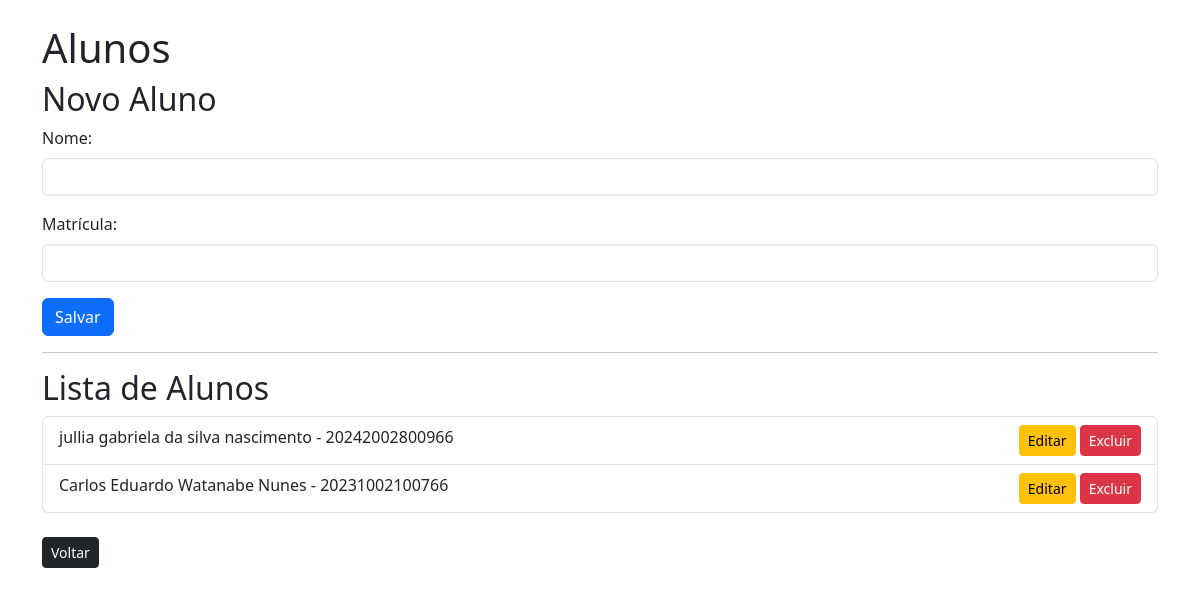
/alunos/, run on an earlier commit of the app's database.
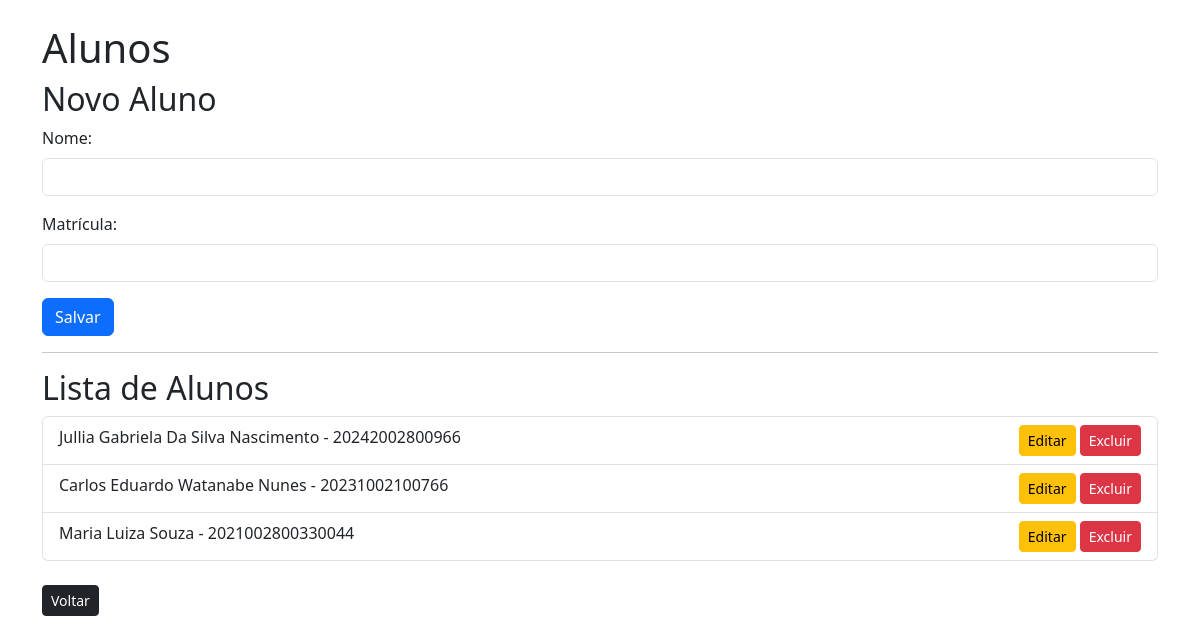
And on a later commit of the database.
### core/models.py (models this page shows, shortened)
class Aluno(models.Model):
    nome = models.CharField(max_length=100)
    matricula = models.CharField(max_length=20, unique=True)

### core/views.py (the view, shortened to what this page needs)
def listar_alunos(request):
    alunos = Aluno.objects.all()
    return render(
        request,
        'alunos.html',
        {'alunos': alunos}
    )

### core/templates/alunos.html (shortened to what this page needs)
<!DOCTYPE html>
<html>
<head>
    <link
        href="https://cdn.jsdelivr.net/npm/bootstrap@5.3.3/dist/css/bootstrap.min.css"
        rel="stylesheet"
    >
</head>
<body class="container mt-4">
    <h1>Alunos</h1>
    <h2>Novo Aluno</h2>
    <form method="POST">
        <div class="mb-3">
            <label class="form-label">Nome:</label>
            <input type="text" name="nome" class="form-control" required>
        </div>
        <div class="mb-3">
            <label class="form-label">Matrícula:</label>
            <input type="text" name="matricula" class="form-control" required>
        </div>
        <button type="submit" class="btn btn-primary">
            Salvar
        </button>
    </form>
    <hr>
    <h2>Lista de Alunos</h2>
    <ul class="list-group">
        {% for aluno in alunos %}
        <li class="list-group-item d-flex justify-content-between">
            <span>
                {{ aluno.nome }} - {{ aluno.matricula }}
            </span>
            <div>
                <a class="btn btn-warning btn-sm"
                   href="/editar-aluno/{{ aluno.id }}/">
                    Editar
                </a>
                <a class="btn btn-danger btn-sm"
                   href="/excluir-aluno/{{ aluno.id }}/">
                    Excluir
                </a>
            </div>
        </li>
        {% endfor %}
    </ul>
    <br>
    <a class="btn btn-dark btn-sm" href="/">
        Voltar
    </a>
</body>
</html>

What changed in the data, as far as the page shows it:
changed Aluno: nome "jullia gabriela da silva nascimento" → "Jullia Gabriela Da Silva Nascimento"
added Aluno: nome "Maria Luiza Souza", matricula "2021002800330044"
